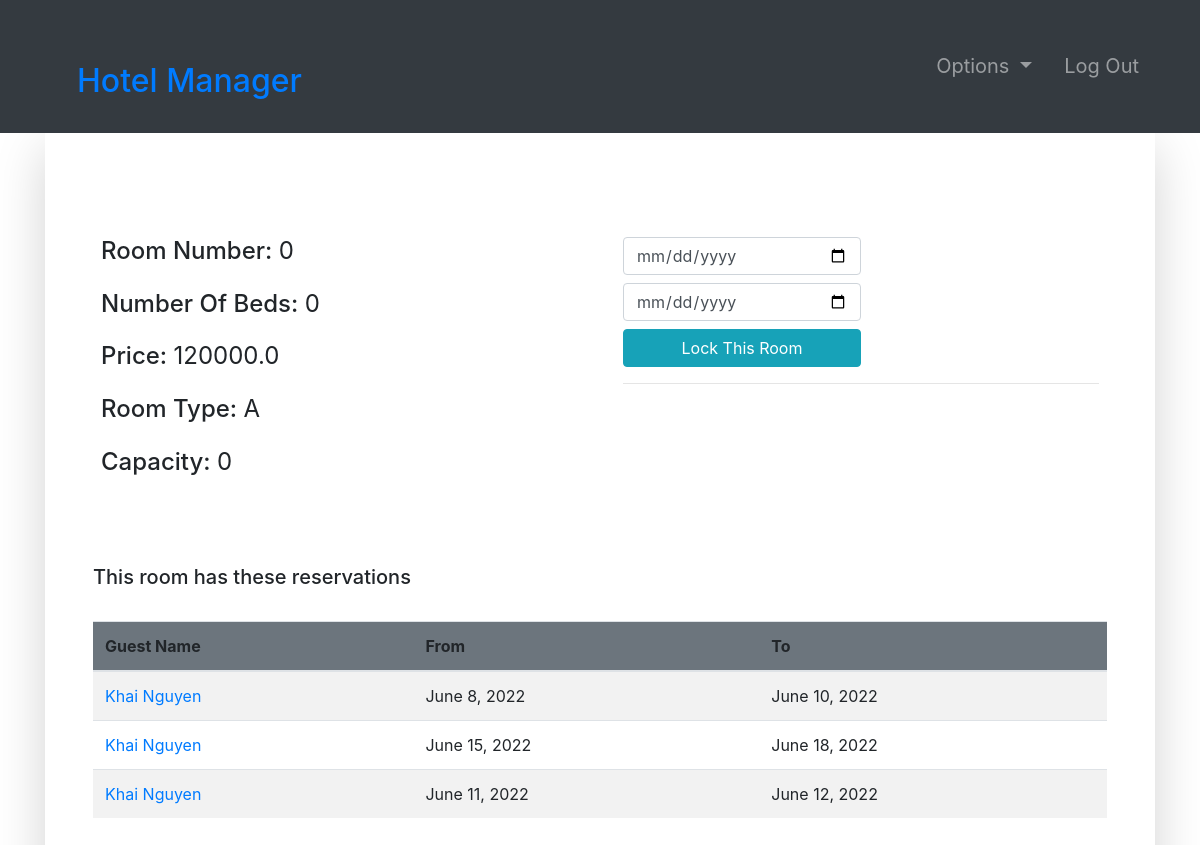
/room-profile/0/ (signed in), run on the app's committed database.
### room/models.py (models this page shows, shortened)
class Room(models.Model):
    ROOM_TYPES = (
        ('A', 'A'),
        ('B', 'B'),
        ('C', 'C'),
    )
    number = models.IntegerField(primary_key=True)
    capacity = models.SmallIntegerField()
    numberOfBeds = models.SmallIntegerField()
    roomType = models.CharField(max_length=20, choices=ROOM_TYPES)
    price = models.FloatField()
    statusStartDate = models.DateField(null=True)
    statusEndDate = models.DateField(null=True)

class Booking(models.Model):
    roomNumber = models.ForeignKey(Room, on_delete=models.CASCADE)
    guest = models.ForeignKey(Guest, null=True, on_delete=models.CASCADE)
    dateOfReservation = models.DateField(default=timezone.now)
    startDate = models.DateField()
    endDate = models.DateField()

### accounts/models.py (models this page shows, shortened)
class Guest(models.Model):
    user = models.OneToOneField(User, null=True, on_delete=models.CASCADE)
    phoneNumber = PhoneNumberField(unique=True)

### room/views.py (the view, shortened to what this page needs)
# urls.py: path('room-profile/<str:id>/', room_profile, name="room-profile"),
@login_required(login_url='login')
def room_profile(request, id):
    role = str(request.user.groups.all()[0])
    path = role + "/"
    tempRoom = Room.objects.get(number=id)
    bookings = Booking.objects.filter(roomNumber=tempRoom)
    guests = Guest.objects.all()
    bookings2 = Booking.objects.all()
    context = {
        "role": role,
        "bookings": bookings,
        "room": tempRoom,
        "guests": guests,
        "bookings2": bookings2
    }
    return render(request, path + "room-profile.html", context)

### Templates/admin/room-profile.html
{% extends '../index.html' %}
{% block context %}
{% include '../common_pages/room-profile.html' %}
{% endblock %}

### Templates/common_pages/room-profile.html (shortened to what this page needs)
<div class="container">
    <div class="shadow-lg p-5">
        <div class="row mt-5">
            <div class="col-6">
                <div class="p-2 h4">
                    <span>Room Number:</span>
                    <span class="font-weight-normal">{{room.number}}</span>
                </div>
                <div class="p-2 h4">
                    <span>Number Of Beds:</span>
                    <span class="font-weight-normal">{{room.numberOfBeds}}</span>
                </div>
                <div class="p-2 h4">
                    <span>Price:</span>
                    <span class="font-weight-normal">{{room.price}}</span>
                </div>
                <div class="p-2 h4">
                    <span>Room Type:</span>
                    <span class="font-weight-normal">{{ room.roomType }}</span>
                </div>
                <div class="p-2 h4">
                    <span>Capacity: </span>
                    <span class="font-weight-normal">{{room.capacity}}</span>
                </div>
            </div>
            <div class="col-6">
                {% if role == "manager" or role == "admin" %}
                <div class="p-2 h4 ">
                    <form action="" method="POST">
                        <input type="date" placeholder="Enter Start Date" name="bsd" required
                            class="form-control w-50 mb-2">
                        <input type="date" placeholder="Enter End Date" name="bed" required
                            class="form-control w-50 mb-2">
                        <button name="lockRoom" type="submit" class="btn btn-info w-50">Lock This Room</button>
                        <br>
                    </form>
                    <form action="" method="POST">
                        <hr>
                    </form>
                </div>
                {% endif %}
                <br>
            </div>
        </div>
        <br>
        <div class="table-responsive table-striped my-5">
            <div class="table-header row">
                <div class="col-sm-12 col-md-12 col-lg-4 mb-4">
                    <h5>This room has these reservations</h5>
                </div>
            </div>
            <table class="table table-hover table-striped">
                <thead class="bg-secondary rounded">
                    <tr>
                        {% if role != 'guest' %} <th>Guest Name</th> {% endif %}
                        <th>From </th>
                        <th>To</th>
                    </tr>
                </thead>
                <tbody>
                    {% for bo in bookings %}
                    <tr>
                        {% if role != 'guest' %} <td><a href="{% url 'guest-profile' bo.guest.user.id %}">
                                {{bo.guest.user.first_name}}
                                {{bo.guest.user.last_name}}</a></td>
                        {%endif %}
                        <td>{{bo.startDate}}</td>
                        <td>{{bo.endDate}}</td>
                    </tr>
                    {% endfor %}
                </tbody>
            </table>
        </div>
    </div>
</div>

### static/css/main.css (style rules this page uses)
* { margin: 0; padding: 0; -webkit-font-smoothing: antialiased; }
body { position: relative; }

### data on the page
Room: number "0", numberOfBeds "0", price "120000.0", roomType "A", capacity "0"
Booking: guest.user.first_name "Khai", guest.user.last_name "Nguyen", startDate "June 8, 2022", endDate "June 10, 2022"
Booking: guest.user.first_name "Khai", guest.user.last_name "Nguyen", startDate "June 15, 2022", endDate "June 18, 2022"
Booking: guest.user.first_name "Khai", guest.user.last_name "Nguyen", startDate "June 11, 2022", endDate "June 12, 2022"
